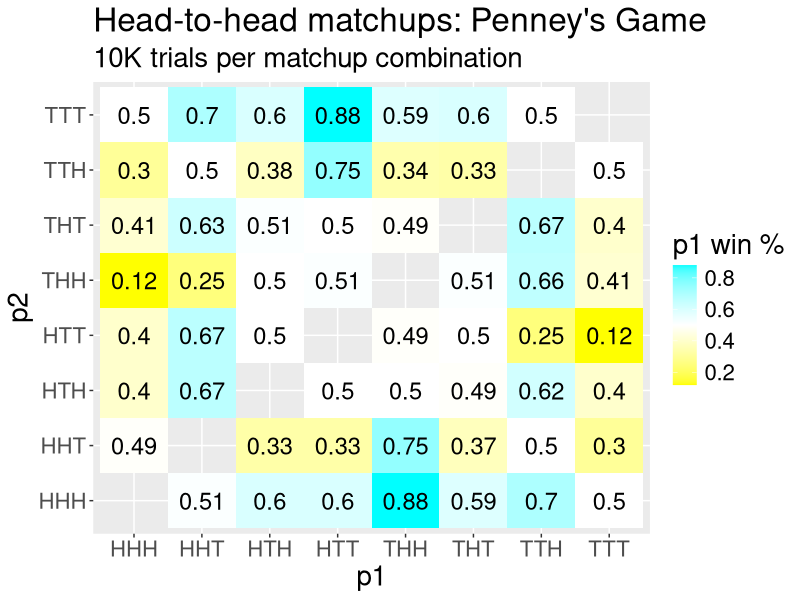
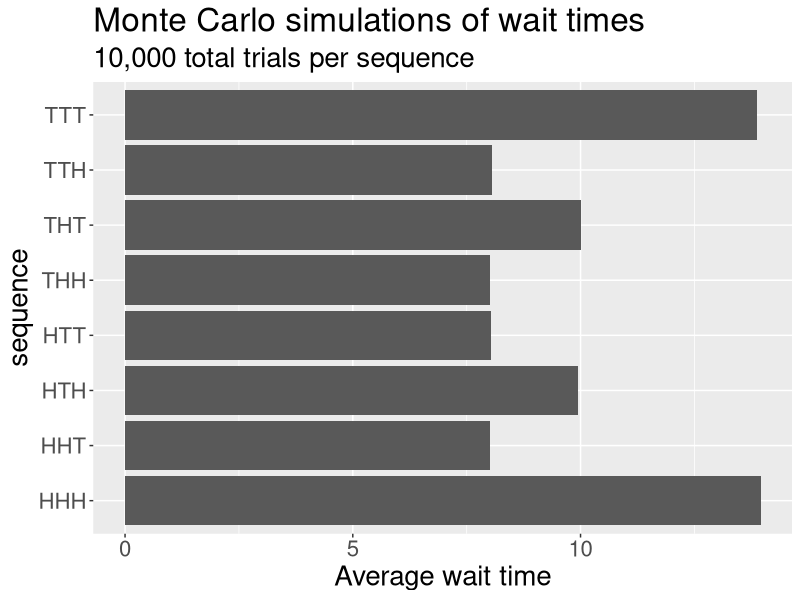
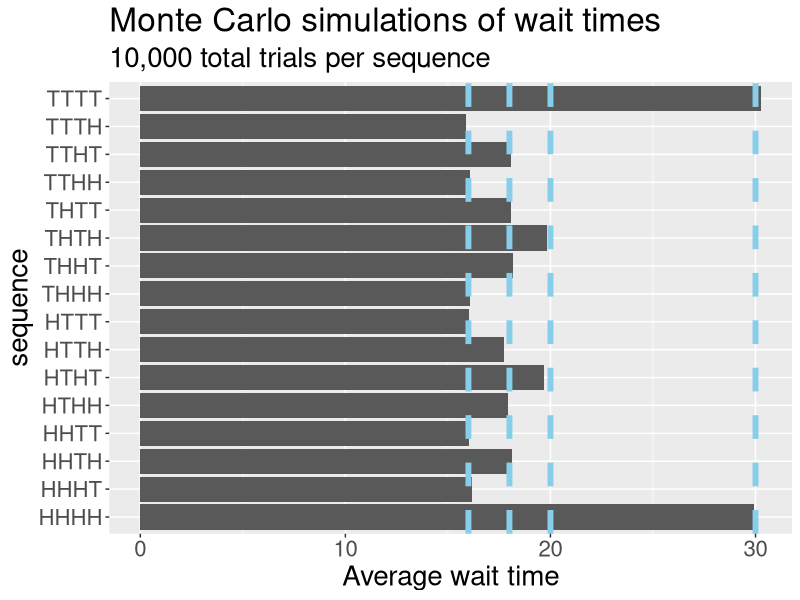
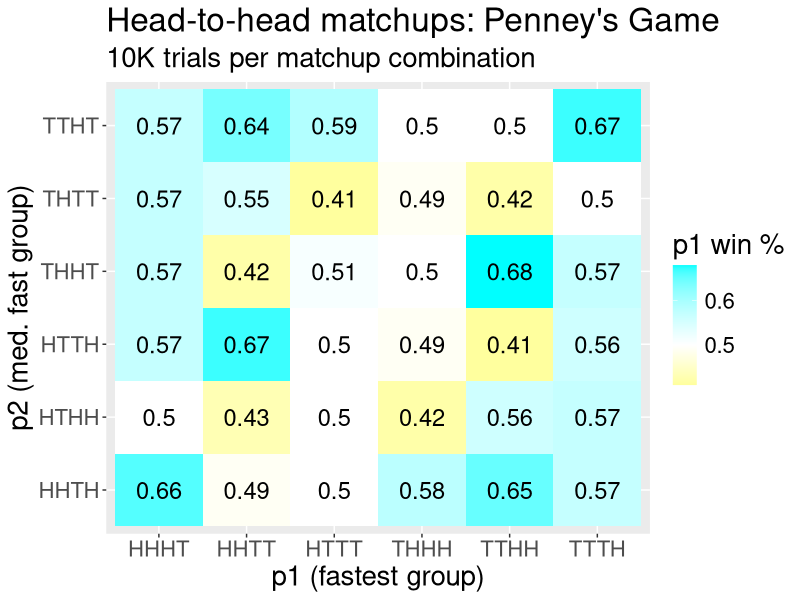

These figures' R source, in order:
## ---- chunk 1
#| code-fold: true
#| code-summary: "Show code"
#| message: false

library(ggplot2)
library(dplyr)
library(tidyr)
library(stringr)

#-------------------

# This function will take two strings of coin flips and return the one that occurs
# first in a long sequence of coin flips.

penney <- function(p1, p2){         # p1 and p2 are strings like "HHT", "HTT"
  
  coins <- nchar(p1)                # record how many coins are in the sequences to be compared
    
  p1 <- unlist(str_split(p1, ""))   # split string into vector of length equal to coins
  p2 <- unlist(str_split(p2, ""))
  
  flips <- sample(c("H", "T"), coins, replace = T) 
    
  # on each pass of the while loop, push the first n-1 coins forward in the list,
  # then sample a new coin for the nth one; for instance, HTH becomes TH? where
  # ? is the result of a new coin flip
  while(!all(p1 == flips) & !all(p2 == flips)){
    flips[1:(coins - 1)] <- flips[2:coins]
    flips[coins] <- sample(c("H", "T"), 1)
  }
    
  ifelse(all(p1 == flips), 
         paste0(p1, collapse = ""), 
         paste0(p2, collapse = ""))  # output winning sequence
}

#-------------------

# This helper function takes two coin sequences, simulates Penney's game many
# times, and returns the proportion of times the *first* sequence wins.
penney_wrapper <- function(p1, p2){
  mean(replicate(1e4, penney(p1, p2)) == p1)
}

# The next function produces a vector of appropriate length enumerating all
# possible sequences of coin flips of that length; for instance, ht_iterator(2)
# will return the vector c("HH", "HT", "TH", "TT"). This works recursively by 
# calling ht_iterator(k-1), duplicating it, and appending each of H and T to 
# one of the duplicates.
ht_iterator <- function(k){
  if(k == 1) {
    return(c("H", "T"))
  } else {
    ht_iterator(k-1) %>%
      rep(each = 2) %>%
      paste0(c("H", "T"))
  } 
}

# make a data frame with all combinations of sequences
results <-
  ht_iterator(3) %>%
  combn(2) %>%
  t() %>%
  as.data.frame()

names(results) <- c("p1", "p2")

results <- 
  results %>%
  rowwise() %>%
  mutate(p1_wins = penney_wrapper(p1, p2)) %>%
  mutate(p1_wins = round(p1_wins, 2))

# since we simulated only half of the matchups, we can just mirror
# the results to flip p1 and p2 rather than resimulating
results <-
  tibble(
    p1 = results$p2,
    p2 = results$p1,
    p1_wins = 1 - results$p1_wins
  ) %>%
    bind_rows(results)

results %>%
  ggplot(aes(x = p1, y = p2, fill = p1_wins)) +
    geom_tile() +
    geom_text(aes(label = p1_wins), size = 6) +
    scale_fill_gradient2(low = "yellow", mid = "white", 
                         high = "cyan", midpoint = 0.5) +
    labs(title = "Head-to-head matchups: Penney's Game",
         subtitle = "10K trials per matchup combination",
         fill = "p1 win %") +
    theme(text = element_text(size = 20))
## ---- chunk 2
#| code-fold: true
#| code-summary: "Show code"

penney_wait <- function(p1){        # p1 is a string like "HHT"
  
  coins <- nchar(p1)                # keep track of how many coins needed
  p1 <- unlist(str_split(p1, ""))   # split string into vector w/ length == coins
    
  flips <- sample(c("H", "T"), coins, replace = T) 
    
  num_flips <- coins                # keep track of how many flips have happened
    
  # on each pass of the while loop, push the first n-1 coins forward in the list,
  # then sample a new coin for the nth one; for instance, HTH becomes TH? where
  # "?" is the result of a new coin flip
  while(!all(p1 == flips)){
    flips[1:(coins - 1)] <- flips[2:coins]
    flips[coins] <- sample(c("H", "T"), 1)
    num_flips <- num_flips + 1
  }
    
  num_flips                         # return number of flips required
}

tibble(sequence = ht_iterator(3)) %>%
  rowwise() %>%
  mutate(avg_wait = mean(replicate(1e4, penney_wait(sequence)))) %>%
  ggplot(aes(x = sequence, y = avg_wait)) +
    geom_bar(stat = "identity") +
    labs(title = "Monte Carlo simulations of wait times",
         subtitle = "10,000 total trials per sequence",
         y = "Average wait time") +
    theme(text = element_text(size = 20)) +
    coord_flip()
## ---- chunk 3
# ht_iterator() is defined in the first collapsed code block above
# penney_wait() is defined in the second collapsed code block above

tibble(sequence = ht_iterator(4)) %>%
  rowwise() %>%
  mutate(avg_wait = mean(replicate(1e4, penney_wait(sequence)))) %>%
  ggplot(aes(x = sequence, y = avg_wait)) +
    geom_bar(stat = "identity") +
    labs(title = "Monte Carlo simulations of wait times",
         subtitle = "10,000 total trials per sequence",
         y = "Average wait time") +
    theme(text = element_text(size = 20)) +
    coord_flip() +
    geom_hline(yintercept = c(16, 18, 20, 30), lty = 2, lwd = 2, color = "skyblue")
## ---- chunk 4
four_coin_results <- 
  expand.grid(c("TTTH", "TTHH", "THHH", "HTTT", "HHTT", "HHHT"),
              c("TTHT", "THTT", "THHT", "HTTH", "HTHH", "HHTH"),
             stringsAsFactors = FALSE) %>%
    as.data.frame() %>%
    rename("p1" = "Var1", "p2" = "Var2") %>% 
    mutate_all(as.character())

four_coin_results <-
  four_coin_results %>%
    rowwise() %>%
    mutate(p1_wins = penney_wrapper(p1, p2)) %>%
    mutate(p1_wins = round(p1_wins, 2))

four_coin_results %>%
  ggplot(aes(x = p1, y = p2, fill = p1_wins)) +
    geom_tile() +
    geom_text(aes(label = p1_wins), size = 6) +
    scale_fill_gradient2(low = "yellow", mid = "white", 
                         high = "cyan", midpoint = 0.5) +
    labs(title = "Head-to-head matchups: Penney's Game",
         subtitle = "10K trials per matchup combination",
         fill = "p1 win %",
         x = "p1 (fastest group)",
         y = "p2 (med. fast group)") +
    theme(text = element_text(size = 20))
